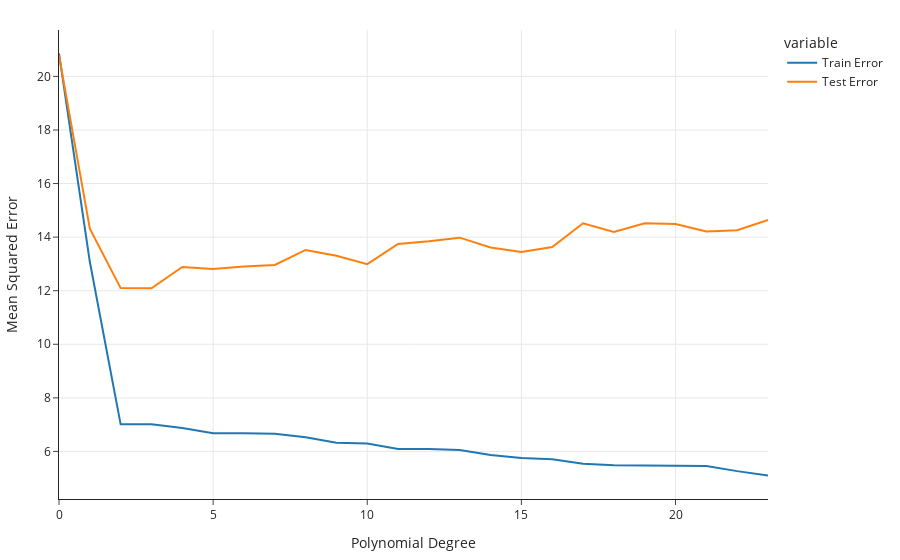

Notebook code for this chart:
### Markdown cell above
- Let's look at the plots of training error vs. degree and test error vs. degree.

### Code cell
fig = px.line(errs.iloc[:-1])
fig.update_layout(showlegend=True, xaxis_title='Polynomial Degree', yaxis_title='Mean Squared Error')

### Figure 1 — Plotly figure (JSON) as saved in the notebook; plotly's stock layout.template omitted (floating-point values rounded to 4 significant figures)
{"data": [{"hovertemplate": "variable=Train Error<br>index=%{x}<br>value=%{y}<extra></extra>", "legendgroup": "Train Error", "line": {"color": "#1F77B4", "dash": "solid"}, "marker": {"symbol": "circle"}, "mode": "lines", "name": "Train Error", "orientation": "v", "showlegend": true, "type": "scatter", "x": [0, 1, 2, 3, 4, 5, 6, 7, 8, 9, 10, 11, 12, 13, 14, 15, 16, 17, 18, 19, 20, 21, 22, 23], "xaxis": "x", "y": [20.86, 13.08, 7.012, 7.012, 6.874, 6.68, 6.676, 6.659, 6.526, 6.325, 6.293, 6.095, 6.091, 6.057, 5.863, 5.751, 5.708, 5.54, 5.486, 5.471, 5.471, 5.457, 5.265, 5.1], "yaxis": "y"}, {"hovertemplate": "variable=Test Error<br>index=%{x}<br>value=%{y}<extra></extra>", "legendgroup": "Test Error", "line": {"color": "#FF7F0E", "dash": "solid"}, "marker": {"symbol": "circle"}, "mode": "lines", "name": "Test Error", "orientation": "v", "showlegend": true, "type": "scatter", "x": [0, 1, 2, 3, 4, 5, 6, 7, 8, 9, 10, 11, 12, 13, 14, 15, 16, 17, 18, 19, 20, 21, 22, 23], "xaxis": "x", "y": [20.79, 14.31, 12.1, 12.09, 12.89, 12.81, 12.91, 12.96, 13.52, 13.3, 12.99, 13.75, 13.85, 13.98, 13.62, 13.45, 13.63, 14.52, 14.19, 14.52, 14.49, 14.21, 14.26, 14.64], "yaxis": "y"}], "layout": {"legend": {"title": {"text": "variable"}, "tracegroupgap": 0}, "showlegend": true, "xaxis": {"anchor": "y", "domain": [0, 1], "title": {"text": "Polynomial Degree"}}, "yaxis": {"anchor": "x", "domain": [0, 1], "title": {"text": "Mean Squared Error"}}}}
